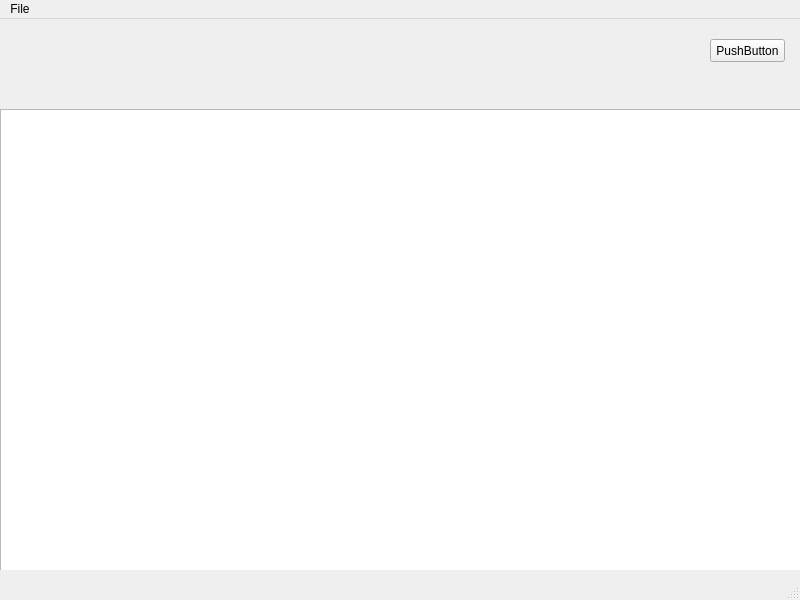
<?xml version="1.0" encoding="UTF-8"?>
<ui version="4.0">
 <class>mainWindow</class>
 <widget class="QMainWindow" name="mainWindow">
  <property name="geometry">
   <rect>
    <x>0</x>
    <y>0</y>
    <width>800</width>
    <height>600</height>
   </rect>
  </property>
  <property name="windowTitle">
   <string>Library app</string>
  </property>
  <widget class="QWidget" name="centralwidget">
   <widget class="QStackedWidget" name="stackedWidget">
    <property name="geometry">
     <rect>
      <x>0</x>
      <y>0</y>
      <width>801</width>
      <height>551</height>
     </rect>
    </property>
    <property name="currentIndex">
     <number>1</number>
    </property>
    <widget class="QWidget" name="welcomePage">
     <widget class="QLabel" name="backgroundLabel">
      <property name="geometry">
       <rect>
        <x>0</x>
        <y>0</y>
        <width>800</width>
        <height>600</height>
       </rect>
      </property>
      <property name="text">
       <string/>
      </property>
      <property name="pixmap">
       <pixmap>assets/library_small.jpg</pixmap>
      </property>
      <property name="scaledContents">
       <bool>true</bool>
      </property>
      <property name="alignment">
       <set>Qt::AlignCenter</set>
      </property>
     </widget>
     <widget class="QLabel" name="timeLabel">
      <property name="geometry">
       <rect>
        <x>290</x>
        <y>200</y>
        <width>291</width>
        <height>21</height>
       </rect>
      </property>
      <property name="font">
       <font>
        <pointsize>20</pointsize>
       </font>
      </property>
      <property name="text">
       <string>2025.03.08. 20:01:25</string>
      </property>
     </widget>
     <widget class="QLabel" name="titleLabel">
      <property name="geometry">
       <rect>
        <x>310</x>
        <y>10</y>
        <width>221</width>
        <height>61</height>
       </rect>
      </property>
      <property name="font">
       <font>
        <family>Imprint MT Shadow</family>
        <pointsize>32</pointsize>
        <italic>false</italic>
       </font>
      </property>
      <property name="autoFillBackground">
       <bool>false</bool>
      </property>
      <property name="text">
       <string>Library app</string>
      </property>
     </widget>
    </widget>
    <widget class="QWidget" name="mainPage">
     <widget class="QTableWidget" name="tableWidget">
      <property name="geometry">
       <rect>
        <x>0</x>
        <y>90</y>
        <width>801</width>
        <height>471</height>
       </rect>
      </property>
     </widget>
     <widget class="QPushButton" name="pushButton">
      <property name="geometry">
       <rect>
        <x>710</x>
        <y>20</y>
        <width>75</width>
        <height>23</height>
       </rect>
      </property>
      <property name="text">
       <string>PushButton</string>
      </property>
     </widget>
    </widget>
   </widget>
  </widget>
  <widget class="QMenuBar" name="menubar">
   <property name="geometry">
    <rect>
     <x>0</x>
     <y>0</y>
     <width>800</width>
     <height>21</height>
    </rect>
   </property>
   <widget class="QMenu" name="menuFIle">
    <property name="title">
     <string>File</string>
    </property>
    <addaction name="actionLogin"/>
    <addaction name="separator"/>
    <addaction name="actionExit"/>
   </widget>
   <addaction name="menuFIle"/>
  </widget>
  <widget class="QStatusBar" name="statusbar"/>
  <action name="actionLogin">
   <property name="text">
    <string>Login</string>
   </property>
  </action>
  <action name="actionExit">
   <property name="text">
    <string>Exit</string>
   </property>
  </action>
 </widget>
 <resources/>
 <connections/>
</ui>
